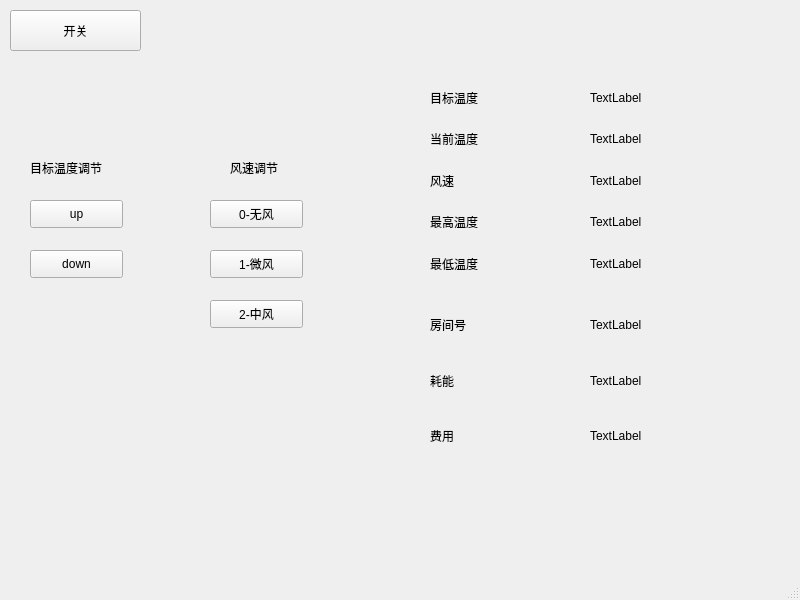
<?xml version="1.0" encoding="UTF-8"?>
<ui version="4.0">
 <class>MainWindow</class>
 <widget class="QMainWindow" name="MainWindow">
  <property name="geometry">
   <rect>
    <x>0</x>
    <y>0</y>
    <width>800</width>
    <height>600</height>
   </rect>
  </property>
  <property name="windowTitle">
   <string>MainWindow</string>
  </property>
  <widget class="QWidget" name="centralwidget">
   <widget class="QPushButton" name="pushButtonup">
    <property name="geometry">
     <rect>
      <x>30</x>
      <y>200</y>
      <width>93</width>
      <height>28</height>
     </rect>
    </property>
    <property name="text">
     <string>up</string>
    </property>
   </widget>
   <widget class="QPushButton" name="pushButtondown">
    <property name="geometry">
     <rect>
      <x>30</x>
      <y>250</y>
      <width>93</width>
      <height>28</height>
     </rect>
    </property>
    <property name="text">
     <string>down</string>
    </property>
   </widget>
   <widget class="QLabel" name="label">
    <property name="geometry">
     <rect>
      <x>30</x>
      <y>160</y>
      <width>101</width>
      <height>16</height>
     </rect>
    </property>
    <property name="text">
     <string>目标温度调节</string>
    </property>
   </widget>
   <widget class="QLabel" name="label_2">
    <property name="geometry">
     <rect>
      <x>230</x>
      <y>160</y>
      <width>71</width>
      <height>16</height>
     </rect>
    </property>
    <property name="text">
     <string>风速调节</string>
    </property>
   </widget>
   <widget class="QPushButton" name="pushButton0">
    <property name="geometry">
     <rect>
      <x>210</x>
      <y>200</y>
      <width>93</width>
      <height>28</height>
     </rect>
    </property>
    <property name="text">
     <string>0-无风</string>
    </property>
   </widget>
   <widget class="QPushButton" name="pushButton1">
    <property name="geometry">
     <rect>
      <x>210</x>
      <y>250</y>
      <width>93</width>
      <height>28</height>
     </rect>
    </property>
    <property name="text">
     <string>1-微风</string>
    </property>
   </widget>
   <widget class="QPushButton" name="pushButton2">
    <property name="geometry">
     <rect>
      <x>210</x>
      <y>300</y>
      <width>93</width>
      <height>28</height>
     </rect>
    </property>
    <property name="text">
     <string>2-中风</string>
    </property>
   </widget>
   <widget class="QPushButton" name="pushButtonswitch">
    <property name="geometry">
     <rect>
      <x>10</x>
      <y>10</y>
      <width>131</width>
      <height>41</height>
     </rect>
    </property>
    <property name="text">
     <string>开关</string>
    </property>
   </widget>
   <widget class="QWidget" name="verticalLayoutWidget">
    <property name="geometry">
     <rect>
      <x>430</x>
      <y>80</y>
      <width>141</width>
      <height>201</height>
     </rect>
    </property>
    <layout class="QVBoxLayout" name="verticalLayout">
     <item>
      <widget class="QLabel" name="label_5">
       <property name="text">
        <string>目标温度</string>
       </property>
      </widget>
     </item>
     <item>
      <widget class="QLabel" name="label_4">
       <property name="text">
        <string>当前温度</string>
       </property>
      </widget>
     </item>
     <item>
      <widget class="QLabel" name="label_3">
       <property name="text">
        <string>风速</string>
       </property>
      </widget>
     </item>
     <item>
      <widget class="QLabel" name="label_6">
       <property name="text">
        <string>最高温度</string>
       </property>
      </widget>
     </item>
     <item>
      <widget class="QLabel" name="label_7">
       <property name="text">
        <string>最低温度</string>
       </property>
      </widget>
     </item>
    </layout>
   </widget>
   <widget class="QWidget" name="verticalLayoutWidget_2">
    <property name="geometry">
     <rect>
      <x>590</x>
      <y>80</y>
      <width>201</width>
      <height>201</height>
     </rect>
    </property>
    <layout class="QVBoxLayout" name="verticalLayout_2">
     <item>
      <widget class="QLabel" name="target_tem">
       <property name="text">
        <string>TextLabel</string>
       </property>
      </widget>
     </item>
     <item>
      <widget class="QLabel" name="now_tem">
       <property name="text">
        <string>TextLabel</string>
       </property>
      </widget>
     </item>
     <item>
      <widget class="QLabel" name="wind">
       <property name="text">
        <string>TextLabel</string>
       </property>
      </widget>
     </item>
     <item>
      <widget class="QLabel" name="high_tem">
       <property name="text">
        <string>TextLabel</string>
       </property>
      </widget>
     </item>
     <item>
      <widget class="QLabel" name="low_tem">
       <property name="text">
        <string>TextLabel</string>
       </property>
      </widget>
     </item>
    </layout>
   </widget>
   <widget class="QWidget" name="verticalLayoutWidget_3">
    <property name="geometry">
     <rect>
      <x>430</x>
      <y>300</y>
      <width>141</width>
      <height>161</height>
     </rect>
    </property>
    <layout class="QVBoxLayout" name="verticalLayout_3">
     <item>
      <widget class="QLabel" name="label_9">
       <property name="text">
        <string>房间号</string>
       </property>
      </widget>
     </item>
     <item>
      <widget class="QLabel" name="label_10">
       <property name="text">
        <string>耗能</string>
       </property>
      </widget>
     </item>
     <item>
      <widget class="QLabel" name="label_8">
       <property name="text">
        <string>费用</string>
       </property>
      </widget>
     </item>
    </layout>
   </widget>
   <widget class="QWidget" name="verticalLayoutWidget_4">
    <property name="geometry">
     <rect>
      <x>590</x>
      <y>300</y>
      <width>201</width>
      <height>161</height>
     </rect>
    </property>
    <layout class="QVBoxLayout" name="verticalLayout_4">
     <item>
      <widget class="QLabel" name="label_12">
       <property name="text">
        <string>TextLabel</string>
       </property>
      </widget>
     </item>
     <item>
      <widget class="QLabel" name="energy">
       <property name="text">
        <string>TextLabel</string>
       </property>
      </widget>
     </item>
     <item>
      <widget class="QLabel" name="fee">
       <property name="text">
        <string>TextLabel</string>
       </property>
      </widget>
     </item>
    </layout>
   </widget>
  </widget>
  <widget class="QMenuBar" name="menubar">
   <property name="geometry">
    <rect>
     <x>0</x>
     <y>0</y>
     <width>800</width>
     <height>26</height>
    </rect>
   </property>
  </widget>
  <widget class="QStatusBar" name="statusbar"/>
 </widget>
 <resources/>
 <connections/>
</ui>
